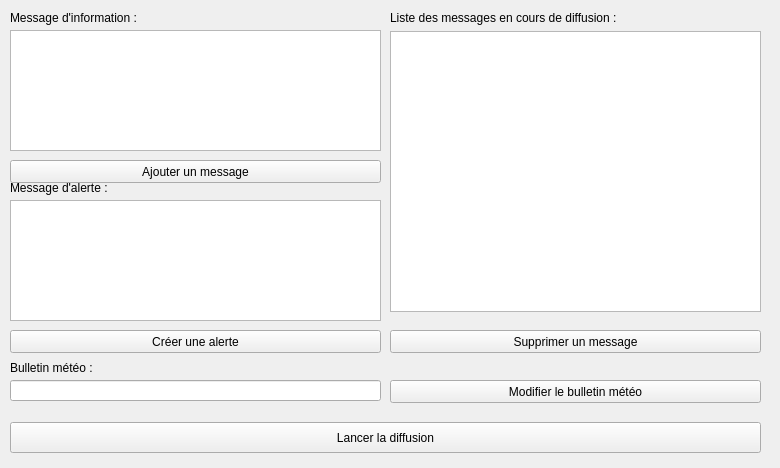
<?xml version="1.0" encoding="UTF-8"?>
<ui version="4.0">
 <class>Serveur</class>
 <widget class="QWidget" name="Serveur">
  <property name="geometry">
   <rect>
    <x>0</x>
    <y>0</y>
    <width>780</width>
    <height>468</height>
   </rect>
  </property>
  <property name="windowTitle">
   <string>Serveur</string>
  </property>
  <widget class="QPushButton" name="pushButtonDiffusion">
   <property name="geometry">
    <rect>
     <x>10</x>
     <y>422</y>
     <width>751</width>
     <height>31</height>
    </rect>
   </property>
   <property name="text">
    <string>Lancer la diffusion</string>
   </property>
  </widget>
  <widget class="QLineEdit" name="lineEditMeteo">
   <property name="geometry">
    <rect>
     <x>10</x>
     <y>380</y>
     <width>371</width>
     <height>21</height>
    </rect>
   </property>
  </widget>
  <widget class="QLabel" name="label">
   <property name="geometry">
    <rect>
     <x>10</x>
     <y>360</y>
     <width>111</width>
     <height>16</height>
    </rect>
   </property>
   <property name="text">
    <string>Bulletin météo :</string>
   </property>
  </widget>
  <widget class="QPushButton" name="pushButtonSupprimerMessage">
   <property name="geometry">
    <rect>
     <x>390</x>
     <y>330</y>
     <width>371</width>
     <height>23</height>
    </rect>
   </property>
   <property name="text">
    <string>Supprimer un message</string>
   </property>
  </widget>
  <widget class="QTextEdit" name="textEditAlerte">
   <property name="geometry">
    <rect>
     <x>10</x>
     <y>200</y>
     <width>371</width>
     <height>121</height>
    </rect>
   </property>
  </widget>
  <widget class="QLabel" name="label_2">
   <property name="geometry">
    <rect>
     <x>10</x>
     <y>180</y>
     <width>111</width>
     <height>16</height>
    </rect>
   </property>
   <property name="text">
    <string>Message d'alerte :</string>
   </property>
  </widget>
  <widget class="QPushButton" name="pushButtonAjoueMessage">
   <property name="geometry">
    <rect>
     <x>10</x>
     <y>160</y>
     <width>371</width>
     <height>23</height>
    </rect>
   </property>
   <property name="text">
    <string>Ajouter un message</string>
   </property>
  </widget>
  <widget class="QTextEdit" name="textEditInformation">
   <property name="geometry">
    <rect>
     <x>10</x>
     <y>30</y>
     <width>371</width>
     <height>121</height>
    </rect>
   </property>
  </widget>
  <widget class="QLabel" name="label_3">
   <property name="geometry">
    <rect>
     <x>10</x>
     <y>10</y>
     <width>181</width>
     <height>16</height>
    </rect>
   </property>
   <property name="text">
    <string>Message d'information :</string>
   </property>
  </widget>
  <widget class="QPushButton" name="pushButtonCreeAlerte">
   <property name="geometry">
    <rect>
     <x>10</x>
     <y>330</y>
     <width>371</width>
     <height>23</height>
    </rect>
   </property>
   <property name="text">
    <string>Créer une alerte</string>
   </property>
  </widget>
  <widget class="QPushButton" name="pushButtonModifierBulletinMeteo">
   <property name="geometry">
    <rect>
     <x>390</x>
     <y>380</y>
     <width>371</width>
     <height>23</height>
    </rect>
   </property>
   <property name="text">
    <string>Modifier le bulletin météo</string>
   </property>
  </widget>
  <widget class="QListWidget" name="listWidgetMessage">
   <property name="geometry">
    <rect>
     <x>390</x>
     <y>31</y>
     <width>371</width>
     <height>281</height>
    </rect>
   </property>
  </widget>
  <widget class="QLabel" name="label_4">
   <property name="geometry">
    <rect>
     <x>390</x>
     <y>10</y>
     <width>251</width>
     <height>16</height>
    </rect>
   </property>
   <property name="text">
    <string>Liste des messages en cours de diffusion :</string>
   </property>
  </widget>
 </widget>
 <resources/>
 <connections/>
</ui>
